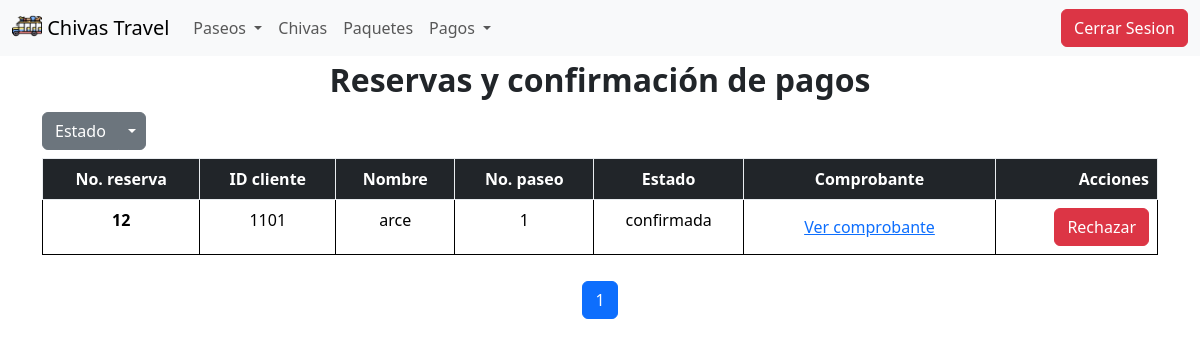
Screenshot of /paseos/pagosAdmin/ with the database file from the repository.
### paseos/models.py (models this page shows)
class Reserva(models.Model):
    paseo = models.ForeignKey(Paseo, on_delete=models.CASCADE)
    estado = models.CharField(max_length=100)
    fechaCreacion = models.DateField()
    valor = models.IntegerField()
    paquete = models.ForeignKey(Paquete, on_delete=models.CASCADE)
    comprobantePago = models.CharField(max_length=200000, default='none')
    persona = models.ForeignKey(Cliente, on_delete=models.CASCADE)

class Cliente(models.Model):
    nombre = models.CharField(max_length=100)
    id = models.IntegerField(primary_key=True)
    celular = models.IntegerField()
    correo = models.EmailField()
    edad = models.IntegerField()
    cuentaBancaria = models.ForeignKey(CuentaBancaria, on_delete=models.CASCADE)

class Paseo(models.Model):
    imagen = models.CharField(max_length=500000, default='default_value')
    origen = models.CharField(max_length=100)
    destino = models.CharField(max_length=100)
    descripcion = models.CharField(max_length=300)
    fecha = models.DateField()
    hora = models.TimeField()
    chiva = models.ForeignKey(Chiva, on_delete=models.CASCADE)
    esquemaCobro = models.ForeignKey(EsquemaCobro, on_delete=models.CASCADE)
    disponibilidad = models.IntegerField()

### paseos/views.py (the view, shortened to what this page needs)
# urls.py: path('pagosAdmin/', views.pagosAdmin, name='pagosAdmin' ),
def pagosAdmin(request):
    pendientes = Reserva.objects.filter(estado="pendientePago")
    confirmadas = Reserva.objects.filter(estado="confirmada")
    lista = request.GET.get('lista', 'confirmadas')
    if lista == 'pendientes':
        listaReservas = pendientes
    else:
        listaReservas = confirmadas
    paginator = Paginator(listaReservas, 10)
    pageNumber = request.GET.get('page')
    objsReserva = paginator.get_page(pageNumber)
    return render(request, 'pagosAdmin.html', {'listaReservas' : objsReserva,
                                               'lista' : lista})

### paseos/templates/pagosAdmin.html (shortened to what this page needs)
<!DOCTYPE html>
<html lang="en">
<head>
    {% load static %}
    <link rel="stylesheet" href="{% static '/styles.css' %}">
    <link href="{% static '/stylesApp.css' %}" rel="stylesheet">
</head>
<body>
    <header>
        {% include 'navbarAdmin.html' %}
        <p class="fs-2 fw-bold text-center m-0">Reservas y confirmación de pagos</p>
    </header>
    <main class="pagosMain">
        <div id="squereMain" class="container">
            <div class="btn-group mt-2 mb-2">
                <button type="button" class="btn btn-secondary">Estado</button>
                <button type="button" class="btn btn-secondary dropdown-toggle dropdown-toggle-split" data-bs-toggle="dropdown" aria-expanded="false">
                </button>
            </div>
            <table class="table table-bordered border-black">
                <thead>
                  <tr class="table-dark table-bordered border-light-subtle">
                    <th scope="col" class="text-center">No. reserva</th>
                    <th scope="col" class="text-center">ID cliente</th>
                    <th scope="col" class="text-center">Nombre</th>
                    <th scope="col" class="text-center">No. paseo</th>
                    <th scope="col" class="text-center">Estado</th>
                    <th scope="col" class="text-center">Comprobante</th>
                    <th scope="col" class="text-end">Acciones</th>
                  </tr>
                </thead>
                <tbody>
                {% for reserva in listaReservas %}
                  <tr>
                    <th scope="row" class="text-center">{{reserva.id}}</th>
                    <td class="text-center">{{reserva.persona.id}}</td>
                    <td class="text-center">{{reserva.persona.nombre}}</td>
                    <td class="text-center">{{reserva.paseo.id}}</td>
                    <td class="text-center">{{reserva.estado}}</td>
                    <td class="text-center">
                        {% if reserva.comprobantePago == 'none' %}
                            Comprobante pendiente
                        {% else %}
                            <button type="button" class="btn btn-link" data-bs-toggle="modal" data-bs-target="#pagosModal{{ reserva.persona.id }}">
                                Ver comprobante
                            </button>
                        {% endif %}
                    </td>
                    <td class="text-end">
                        <form method="post" action=''>
                            <button type="submit" name="action" value="rechazar" class="btn btn-danger">Rechazar</button>
                        </form>
                    </td>
                  </tr>
                {% endfor %}
                </tbody>
            </table>
        </div>
        <div class="pagination-wrapper">
            <nav aria-label="Page navigation">
                <ul class="pagination justify-content-center custom-cursor">
                    {% for num in listaReservas.paginator.page_range %}
                        {% if listaReservas.number == num %}
                            <li class="page-item active"><span class="page-link">{{ num }}</span></li>
                        {% elif num > listaReservas.number|add:'-3' and num < listaReservas.number|add:'3' %}
                            <li class="page-item"><a class="page-link" href="?lista={{ lista }}&page={{ num }}">{{ num }}</a></li>
                        {% endif %}
                    {% endfor %}
                </ul>
            </nav>
        </div>
    </main>
</body>
</html>

### static/stylesApp.css (style rules this page uses)
body, html { height: 100%; margin: 0; }
.pagosMain { height: 90%; width: 100%; display: flex; flex-direction: column; align-items: center; }
.pagination-wrapper { width: 100%; display: flex; justify-content: center; margin-top: 10px; }
.custom-cursor { cursor: pointer; }

### rows the page displays
Reserva: id "12", persona.id "1101", persona.nombre "arce", paseo.id "1", estado "confirmada"

### other values shown
{{ num }} "1"
